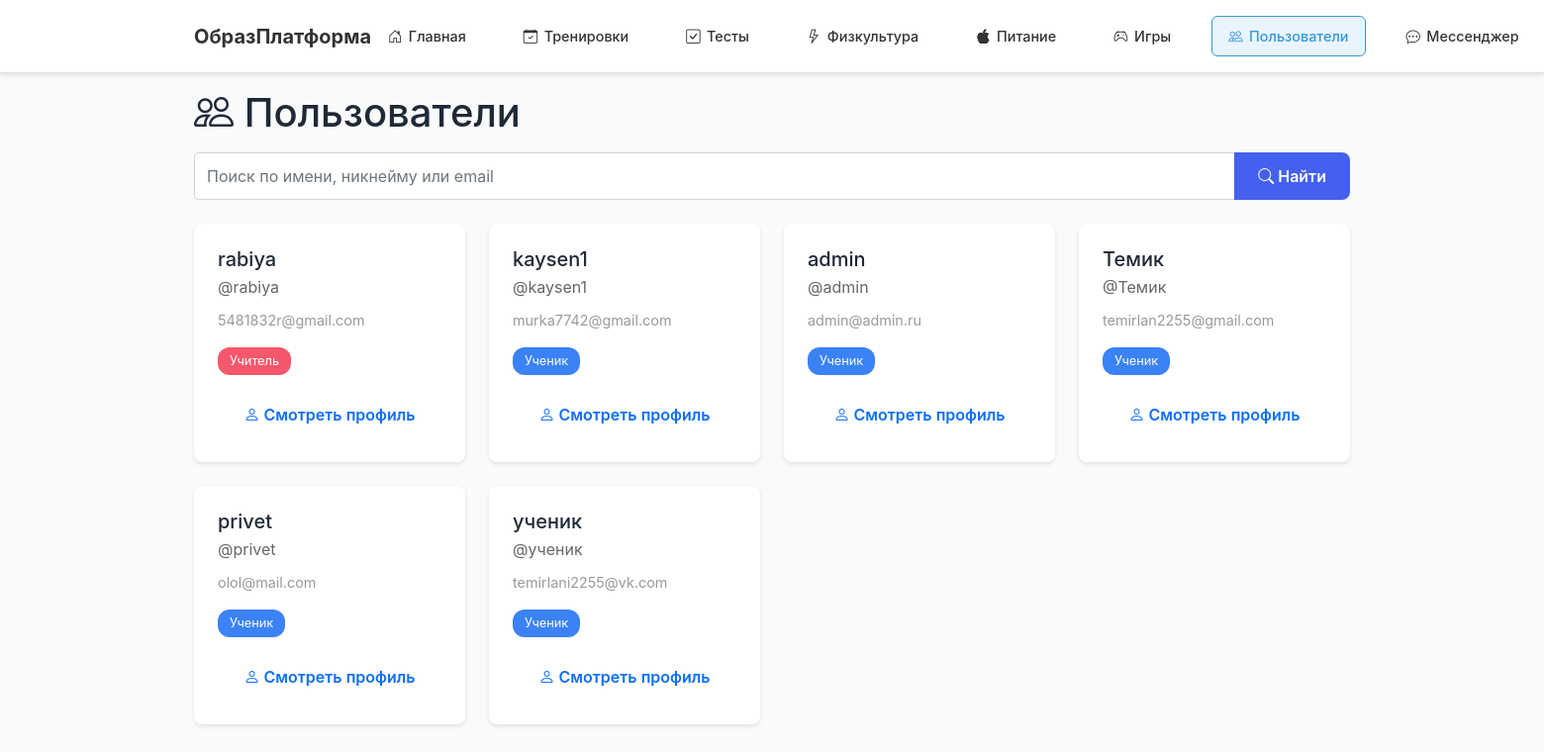
/users (signed in), run on the app's committed database.
### models.py (models this page shows, shortened)
class User(UserMixin, db.Model):
    id = db.Column(db.Integer, primary_key=True)
    username = db.Column(db.String(80), unique=True, nullable=False)
    nickname = db.Column(db.String(80), unique=True, nullable=True)  # Уникальный никнейм для поиска
    email = db.Column(db.String(120), unique=True, nullable=False)
    password = db.Column(db.String(200), nullable=False)
    role = db.Column(db.String(20), nullable=False, default='student')  # 'teacher' или 'student'
    mentor_id = db.Column(db.Integer, db.ForeignKey('user.id'))  # Привязка ученика к учителю
    created_at = db.Column(db.DateTime, default=datetime.utcnow)
    mentor = db.relationship(
        'User',
        remote_side=[id],
        backref=db.backref('assigned_students', lazy='dynamic'),
        foreign_keys=[mentor_id],
        post_update=True
    )
    def is_teacher(self):
        return self.role == 'teacher'
    test_results = db.relationship('TestResult', backref='user', lazy=True)
    pe_results = db.relationship('PhysicalEducationResult', backref='user', lazy=True)
    homeworks = db.relationship('Homework', backref='user', lazy=True)
    training_programs = db.relationship('TrainingProgram', backref='user', lazy=True)
    nutrition_diaries = db.relationship('NutritionDiary', backref='user', lazy=True)
    sent_messages = db.relationship('Message', foreign_keys='Message.sender_id', backref='sender', lazy=True)
    received_messages = db.relationship('Message', foreign_keys='Message.receiver_id', backref='receiver', lazy=True)

### app.py (the view, shortened to what this page needs)
@app.route('/users')
@login_required
def users_list():
    query = (request.args.get('q') or '').strip()
    users_query = User.query.filter(User.id != current_user.id)
    users = users_query.order_by(User.created_at.desc()).all()
    return render_template('users.html', users=users, query=query)

### app.py (called while the page is built)
@login_manager.user_loader
def load_user(user_id):
    return User.query.get(int(user_id))

### templates/users.html (shortened to what this page needs)
{% extends "base.html" %}
{% block content %}
<div class="users-container">
    <h1><i class="bi bi-people"></i> Пользователи</h1>
    <form method="GET" action="{{ url_for('users_list') }}" class="mt-3">
        <div class="input-group">
            <input type="text" class="form-control" name="q" placeholder="Поиск по имени, никнейму или email"
                   value="{{ query }}">
            <button class="btn btn-primary" type="submit"><i class="bi bi-search"></i> Найти</button>
        </div>
    </form>
    <div class="users-grid">
        {% for user in users %}
        <div class="user-card">
            <h5 style="margin-bottom: 0.25rem;">{{ user.nickname or user.username }}</h5>
            <p style="margin: 0; color: #666;">@{{ user.nickname or user.username }}</p>
            <p style="margin: 0.5rem 0; color: #999; font-size: 0.9rem;">{{ user.email }}</p>
            <span class="user-role {{ 'role-teacher' if user.is_teacher() else 'role-student' }}">
                {{ 'Учитель' if user.is_teacher() else 'Ученик' }}
            </span>
            <a href="{{ url_for('view_user', user_id=user.id) }}" class="btn btn-outline-primary mt-3" style="width: 100%;">
                <i class="bi bi-person"></i> Смотреть профиль
            </a>
        </div>
        {% endfor %}
    </div>
</div>
{% endblock %}

### templates/base.html (shortened to what this page needs)
<!DOCTYPE html>
<html lang="ru">
<head>
    <link href="https://cdn.jsdelivr.net/npm/bootstrap@5.1.3/dist/css/bootstrap.min.css" rel="stylesheet">
    <link rel="stylesheet" href="https://cdn.jsdelivr.net/npm/bootstrap-icons@1.7.2/font/bootstrap-icons.css">
    <link rel="stylesheet" href="{{ url_for('static', filename='css/style.css') }}">
    <link rel="stylesheet" href="{{ url_for('static', filename='css/sections.css') }}">
</head>
<body>
    {% if current_user.is_authenticated %}
    <nav class="navbar">
        <div class="nav-container">
            <a href="{{ url_for('dashboard') }}" class="logo">ОбразПлатформа</a>
            <ul class="nav-menu">
                <li><a href="{{ url_for('dashboard') }}"><i class="bi bi-house-door"></i> Главная</a></li>
                {% if current_user.is_teacher() %}
                    <li><a href="{{ url_for('teacher_students') }}"><i class="bi bi-people"></i> Ученики</a></li>
                    <li><a href="{{ url_for('teacher_profile') }}"><i class="bi bi-person-badge"></i> Панель управления</a></li>
                {% else %}
                    <li><a href="{{ url_for('training_programs') }}"><i class="bi bi-calendar-check"></i> Тренировки</a></li>
                    <li><a href="{{ url_for('tests') }}"><i class="bi bi-check-square"></i> Тесты</a></li>
                    <li><a href="{{ url_for('physical_education') }}"><i class="bi bi-lightning"></i> Физкультура</a></li>
                    <li><a href="{{ url_for('nutrition') }}"><i class="bi bi-apple"></i> Питание</a></li>
                    <li><a href="{{ url_for('fitness_games') }}"><i class="bi bi-controller"></i> Игры</a></li>
                {% endif %}
                <li><a href="{{ url_for('users_list') }}"><i class="bi bi-people"></i> Пользователи</a></li>
                <li><a href="{{ url_for('messenger') }}"><i class="bi bi-chat-dots"></i> Мессенджер</a></li>
            </ul>
        </div>
    </nav>
    {% endif %}
    <div class="container">
        {% block content %}{% endblock %}
    </div>
</body>
</html>

### static/css/style.css (style rules this page uses)
:root { --primary: #4361ee; --primary-dark: #3730a3; --success: #10b981; --danger: #ef4444; --text: #1f2937; --text-light: #6b7280; --bg: #f9fafb; --white: #ffffff; --border: #e5e7eb; }
* { margin: 0; padding: 0; box-sizing: border-box; }
body { font-family: -apple-system, BlinkMacSystemFont, 'Segoe UI', sans-serif; background: var(--bg); color: var(--text); line-height: 1.6; }
.navbar { background-color: #2c3e50; padding: 1rem; box-shadow: 0 2px 4px rgba(0,0,0,0.1); }
.nav-container { max-width: 1200px; margin: 0 auto; padding: 0 1rem; display: flex; justify-content: space-between; align-items: center; }
.logo { font-size: 1.25rem; font-weight: 700; color: var(--primary); text-decoration: none; }
.nav-menu { display: flex; list-style: none; gap: 1rem; align-items: center; font-size: 0.9rem; }
.nav-menu a { text-decoration: none; color: var(--text); font-weight: 500; transition: color 0.2s; }
.container { max-width: 1200px; margin: 1rem auto; padding: 0 1rem; }
.btn { padding: 0.75rem 1.5rem; font-size: 1rem; font-weight: 600; border: none; border-radius: 8px; cursor: pointer; transition: all 0.2s; text-decoration: none; display: inline-block; }
.btn-primary { background: var(--primary); color: white; }

### static/css/sections.css (style rules this page uses)
.navbar { background-color: #ffffff !important; padding: 1rem; box-shadow: 0 2px 4px rgba(0,0,0,0.1); border-bottom: 1px solid #e0e0e0; }
.nav-menu { display: flex; list-style: none; margin: 0; padding: 0; gap: 1.5rem; }
.nav-menu li a { display: inline-flex; align-items: center; gap: 0.4rem; color: #333 !important; text-decoration: none; padding: 0.5rem 1rem; border-radius: 6px; transition: all 0.3s ease; border: 1px solid transparent; }
.nav-menu li a.active { background-color: #eaf4ff; border: 1px solid #3498db; color: #3498db !important; }
.logo { color: #333 !important; }

### templates/users.html (style rules this page uses)
.users-container { max-width: 1200px; margin: 0 auto; }
.users-grid { display: grid; grid-template-columns: repeat(auto-fit, minmax(260px, 1fr)); gap: 1.5rem; margin-top: 1.5rem; }
.user-card { background: white; padding: 1.5rem; border-radius: 8px; box-shadow: 0 2px 4px rgba(0,0,0,0.1); transition: transform 0.2s, box-shadow 0.2s; }
.user-role { display: inline-block; padding: 0.25rem 0.75rem; border-radius: 12px; font-size: 0.8rem; margin-top: 0.5rem; }
.role-teacher { background: #f5576c; color: white; }
.role-student { background: #3b82f6; color: white; }

### data on the page
User: nickname "rabiya", email "5481832r@gmail.com", role "Учитель"
User: nickname "kaysen1", email "murka7742@gmail.com", role "Ученик"
User: nickname "admin", email "admin@admin.ru", role "Ученик"
User: nickname "Темик", email "temirlan2255@gmail.com", role "Ученик"
User: nickname "privet", email "olol@mail.com", role "Ученик"
User: nickname "ученик", email "temirlani2255@vk.com", role "Ученик"
